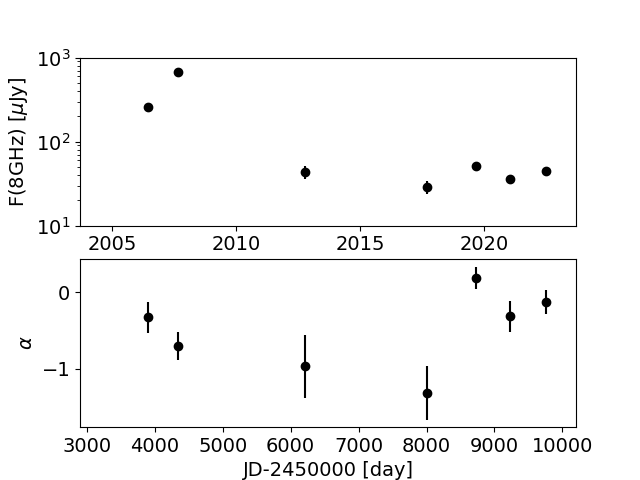

Generate this figure with Python:
import numpy as np
import matplotlib.pyplot as plt
import matplotlib 
import matplotlib.axes as ax

matplotlib.rcParams.update({'font.size': 14})

fig = plt.figure()

ax1 = fig.add_subplot(211)

data = np.loadtxt("flux.dat")
jd = data[:, 0]
f8ghz = data[:, 1]
ef8ghz = data[:, 2]
f5ghz = data[:, 3]
ef5ghz = data[:, 4]
f1ghz = data[:, 5]
ef1ghz = data[:, 6]
f1 = data[:, 7]
f2 = data[:, 8]

for n in range(len(jd)):
    plt.errorbar(jd[n]-2450000, f8ghz[n], xerr=0, yerr=ef8ghz[n], color='black', linestyle=' ')
    plt.plot(jd[n]-2450000, f8ghz[n], color='black', marker='o')

plt.yscale('log')


ax1.set_ylabel(r'F(8GHz) [$\mu$Jy]')
ax1.set_xlabel('JD-2450000 [day]')
ax1.set_xlim(2900, 10200)
ax1.set_ylim(10, 1000)

ax2 = fig.add_subplot(212)

for n in range(len(jd)):
    plt.errorbar(jd[n]-2450000, np.log10(f8ghz[n]/f5ghz[n])/np.log10(f1[n]/f2[n]), xerr=0, yerr=(np.sqrt(np.square(ef8ghz[n]/f5ghz[n])+np.square(ef5ghz[n]*f8ghz[n]/f5ghz[n]/f5ghz[n]))) * f5ghz[n]/f8ghz[n] / np.log10(f1[n]/f2[n])/(np.log(10)), color='black', linestyle=' ')
    plt.plot(jd[n]-2450000, np.log10(f8ghz[n]/f5ghz[n])/np.log10(f1[n]/f2[n]), color='black', marker='o')

ax2.set_xlim(2900, 10200)
ax2.set_xlabel('JD-2450000 [day]')
ax2.set_ylabel(r'$\alpha$')

ax1.set_xticks([3371.5, 5197.5, 7023.5, 8849.5])
ax1.set_xticklabels(['2005','2010','2015','2020'])

plt.show()
